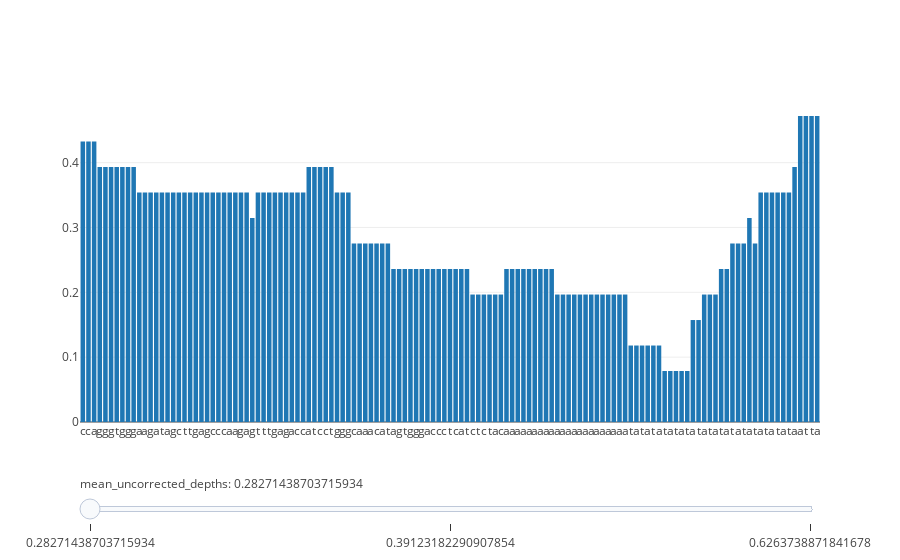

Write notebook code for a chart like this one.
### Code cell
import plotly
import plotly.graph_objs as go

def f(row): 
    uncorrected_depths = row['uncorrected_depths']    
    positions = np.arange(len(uncorrected_depths))
    return go.Bar(
        visible=False,
        x=positions,
        y=uncorrected_depths
    )

def create_data(df, active): 
    data = list(df.apply(f, axis=1))
    data[active]['visible'] = True
    return data

def g(row, number_rows):  
    nucleotides = list(row['sequence'])
    positions = np.arange(len(nucleotides))    
    return dict(
        label = row['mean_uncorrected_depths'],
        method = 'update', 
        args = [
            {
                'visible': [False] * number_rows
            },
            {
                'xaxis.ticktext': nucleotides, 
                'xaxis.tickvals': positions
            }
        ]
    ) 

def create_steps(df): 
    import functools
    g_partial = functools.partial(g, number_rows=len(df))
    steps = list(df.apply(g_partial, axis=1))
    for counter, step in enumerate(steps):
        step['args'][0]['visible'][counter] = True # Toggle i'th trace to "visible"
    return steps 

def plot_depth_profile(df, active=0):
    df = df.sort_values('mean_uncorrected_depths')
    
    data = create_data(df, active)

    # https://plot.ly/python/ipython-notebook-tutorial/#plot-controls--ipython-widgets    
    sliders = [dict(
        active=active,
        currentvalue={"prefix": "mean_uncorrected_depths: "},
        pad={"t": 50},
        steps=create_steps(df)
    )]
    
    nucleotides = list(df.iloc[active]['sequence'])
    print(len(nucleotides))
    positions = np.arange(len(nucleotides))
    print(len(positions))
    
    layout = go.Layout(
        sliders=sliders,
        yaxis=go.layout.YAxis(
            fixedrange=True
        ),
        xaxis=go.layout.XAxis(
            ticktext=nucleotides,
            tickvals=positions,
            tickangle=0
        )
    )

    fig = go.Figure(data=data, layout=layout) 
    plotly.offline.init_notebook_mode(connected=True)
    plotly.offline.iplot(fig, config={'scrollZoom': True})

plot_depth_profile(my_df)

### Figure 1 — Plotly figure (JSON) as saved in the notebook; plotly's stock layout.template omitted (floating-point values rounded to 4 significant figures; data arrays with more than 128 entries replaced by an {"elided": "..."} marker saying what was removed)
{"data": [{"type": "bar", "uid": "21bc2921-c592-4d3d-985c-e8d413ce033e", "visible": true, "x": {"elided": "131 int values"}, "y": {"elided": "131 float values"}}, {"type": "bar", "uid": "e522a58d-e02e-4514-b2f6-024783a0244d", "visible": false, "x": [0, 1, 2, 3, 4, 5, 6, 7, 8, 9, 10, 11, 12, 13, 14, 15, 16, 17, 18, 19, 20, 21, 22, 23, 24, 25, 26, 27, 28, 29, 30, 31, 32, 33, 34, 35, 36, 37, 38, 39, 40, 41, 42, 43, 44, 45, 46, 47, 48, 49, 50, 51, 52, 53, 54, 55, 56, 57, 58, 59, 60, 61, 62, 63, 64, 65, 66, 67, 68, 69, 70, 71, 72, 73, 74, 75, 76, 77, 78, 79, 80, 81, 82, 83, 84, 85, 86, 87, 88, 89, 90, 91, 92, 93, 94, 95, 96, 97, 98, 99, 100, 101], "y": [0.5504, 0.5504, 0.5504, 0.5504, 0.5504, 0.5111, 0.5111, 0.5111, 0.4718, 0.4718, 0.4718, 0.4718, 0.4718, 0.4718, 0.4718, 0.4718, 0.4718, 0.4718, 0.4718, 0.4325, 0.4325, 0.4325, 0.3932, 0.3932, 0.4325, 0.4325, 0.4325, 0.4325, 0.4325, 0.4325, 0.4325, 0.4325, 0.4325, 0.4325, 0.3932, 0.3932, 0.3932, 0.3538, 0.3538, 0.3538, 0.3538, 0.3538, 0.3932, 0.4325, 0.4325, 0.3538, 0.3538, 0.3538, 0.3538, 0.3145, 0.3145, 0.2752, 0.2752, 0.2752, 0.2752, 0.2752, 0.2752, 0.2752, 0.2359, 0.2359, 0.2359, 0.2752, 0.2752, 0.2752, 0.2752, 0.2752, 0.2359, 0.1966, 0.2752, 0.2359, 0.2359, 0.2359, 0.2752, 0.2752, 0.2752, 0.2752, 0.3145, 0.3145, 0.3145, 0.3538, 0.3538, 0.4325, 0.4325, 0.4325, 0.4325, 0.4325, 0.4325, 0.3932, 0.3932, 0.3932, 0.3932, 0.3932, 0.3932, 0.4325, 0.4718, 0.4718, 0.4718, 0.5504, 0.5504, 0.5504, 0.5504, 0.5897]}, {"type": "bar", "uid": "5e8c2801-8e6f-41e1-ad33-4dfbc357cb48", "visible": false, "x": {"elided": "176 int values"}, "y": {"elided": "176 float values"}}], "layout": {"sliders": [{"active": 0, "currentvalue": {"prefix": "mean_uncorrected_depths: "}, "pad": {"t": 50}, "steps": [{"args": [{"visible": [true, false, false]}, {"xaxis.ticktext": {"elided": "131 str values"}, "xaxis.tickvals": {"elided": "131 int values"}}], "label": "0.28271438703715934", "method": "update"}, {"args": [{"visible": [false, true, false]}, {"xaxis.ticktext": ["A", "T", "T", "T", "T", "G", "G", "C", "C", "T", "G", "A", "G", "T", "T", "C", "T", "G", "C", "C", "T", "T", "G", "G", "A", "T", "T", "T", "A", "T", "G", "T", "T", "T", "T", "T", "T", "G", "T", "t", "a", "c", "a", "t", "a", "t", "a", "t", "a", "t", "a", "t", "a", "t", "a", "t", "a", "t", "a", "t", "a", "t", "a", "t", "a", "t", "a", "t", "t", "t", "t", "t", "t", "t", "t", "t", "t", "t", "t", "t", "t", "t", "t", "t", "t", "t", "t", "t", "t", "t", "t", "t", "t", "t", "t", "t", "t", "t", "t", "t", "g", "a"], "xaxis.tickvals": [0, 1, 2, 3, 4, 5, 6, 7, 8, 9, 10, 11, 12, 13, 14, 15, 16, 17, 18, 19, 20, 21, 22, 23, 24, 25, 26, 27, 28, 29, 30, 31, 32, 33, 34, 35, 36, 37, 38, 39, 40, 41, 42, 43, 44, 45, 46, 47, 48, 49, 50, 51, 52, 53, 54, 55, 56, 57, 58, 59, 60, 61, 62, 63, 64, 65, 66, 67, 68, 69, 70, 71, 72, 73, 74, 75, 76, 77, 78, 79, 80, 81, 82, 83, 84, 85, 86, 87, 88, 89, 90, 91, 92, 93, 94, 95, 96, 97, 98, 99, 100, 101]}], "label": "0.39123182290907854", "method": "update"}, {"args": [{"visible": [false, false, true]}, {"xaxis.ticktext": {"elided": "176 str values"}, "xaxis.tickvals": {"elided": "176 int values"}}], "label": "0.6263738871841678", "method": "update"}]}], "xaxis": {"tickangle": 0, "ticktext": {"elided": "131 str values"}, "tickvals": {"elided": "131 int values"}}, "yaxis": {"fixedrange": true}}}
